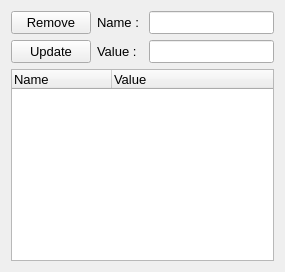
                      <widget class="QWidget" name="tab_35">
                       <attribute name="title">
                        <string>Path</string>
                       </attribute>
                       <layout class="QHBoxLayout" name="horizontalLayout">
                        <item>
                         <layout class="QGridLayout" name="gridLayout_10">
                          <item row="0" column="1">
                           <widget class="QLabel" name="label_41">
                            <property name="font">
                             <font>
                              <family>Segoe UI</family>
                              <pointsize>10</pointsize>
                             </font>
                            </property>
                            <property name="text">
                             <string>Name : </string>
                            </property>
                           </widget>
                          </item>
                          <item row="0" column="0">
                           <widget class="QPushButton" name="btn_remove_dependency_path">
                            <property name="font">
                             <font>
                              <family>Segoe UI</family>
                              <pointsize>10</pointsize>
                             </font>
                            </property>
                            <property name="text">
                             <string>Remove</string>
                            </property>
                           </widget>
                          </item>
                          <item row="1" column="0">
                           <widget class="QPushButton" name="btn_update_dependency_path">
                            <property name="font">
                             <font>
                              <family>Segoe UI</family>
                              <pointsize>10</pointsize>
                             </font>
                            </property>
                            <property name="text">
                             <string>Update</string>
                            </property>
                           </widget>
                          </item>
                          <item row="0" column="2">
                           <widget class="QLineEdit" name="textbox_path_dependency_name">
                            <property name="font">
                             <font>
                              <family>Segoe UI</family>
                              <pointsize>10</pointsize>
                             </font>
                            </property>
                           </widget>
                          </item>
                          <item row="1" column="2">
                           <widget class="QLineEdit" name="textbox_path_dependency_value">
                            <property name="font">
                             <font>
                              <family>Segoe UI</family>
                              <pointsize>10</pointsize>
                             </font>
                            </property>
                           </widget>
                          </item>
                          <item row="1" column="1">
                           <widget class="QLabel" name="label_40">
                            <property name="font">
                             <font>
                              <family>Segoe UI</family>
                              <pointsize>10</pointsize>
                             </font>
                            </property>
                            <property name="text">
                             <string>Value : </string>
                            </property>
                           </widget>
                          </item>
                          <item row="2" column="0" colspan="3">
                           <widget class="QTreeWidget" name="table_dependency_path">
                            <property name="font">
                             <font>
                              <family>Segoe UI</family>
                              <pointsize>10</pointsize>
                             </font>
                            </property>
                            <column>
                             <property name="text">
                              <string>Name</string>
                             </property>
                            </column>
                            <column>
                             <property name="text">
                              <string>Value</string>
                             </property>
                            </column>
                           </widget>
                          </item>
                         </layout>
                        </item>
                       </layout>
                      </widget>
